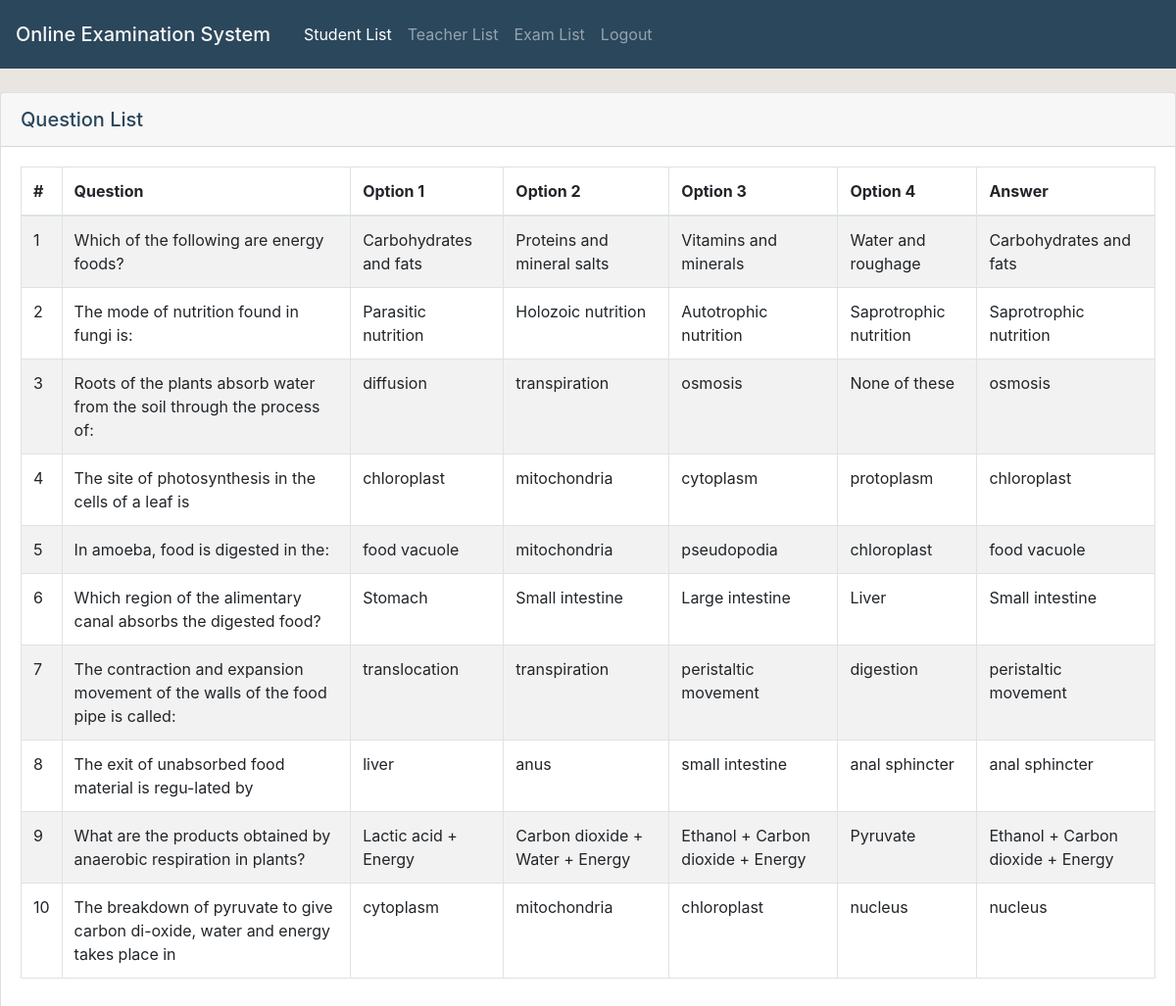
Screenshot of /questionList.php?id=2 (signed in) with the database file from the repository.
### tables this page shows
CREATE TABLE `question` (
  `questionID` int(11) NOT NULL,
  `examID` int(11) NOT NULL,
  `question` varchar(100) NOT NULL,
  `option1` varchar(50) NOT NULL,
  `option2` varchar(50) NOT NULL,
  `option3` varchar(50) NOT NULL,
  `option4` varchar(50) NOT NULL,
  `answer` varchar(50) NOT NULL
);

### questionList.php (the view, shortened to what this page needs)
<?php
    include "header.php";
    include "dbConnection.php";
    include "dataTable.php";
    $id = $_GET["id"];
?>
<br>
<div class="card">
    <div class="card-header" style="font-size: 20px; font-weight: 500;">
        Question List
    </div>
    <div class="card-body">
        <table class="table table-striped table-bordered" style="width: 100%;" id="question_table" cellspacing="0" width="100%">
            <thead>
                <tr>
                <th scope="col">#</th>
                <th scope="col">Question</th>
                <th scope="col">Option 1</th>
                <th scope="col">Option 2</th>
                <th scope="col">Option 3</th>
                <th scope="col">Option 4</th>
                <th scope="col">Answer</th>
                </tr>
            </thead>
            <tbody>
            <?php
                $questionQuery = mysqli_query($conn, "SELECT question, option1, option2,
                                            option3, option4, answer FROM question WHERE examID='$id'");
                $questionRow = mysqli_fetch_row($questionQuery);
                $i = 1;
                do {
                    echo "<tr><td>$i</td>";
                    echo "<td>{$questionRow[0]}</td>";
                    echo "<td>{$questionRow[1]}</td>";
                    echo "<td>{$questionRow[2]}</td>";
                    echo "<td>{$questionRow[3]}</td>";
                    echo "<td>{$questionRow[4]}</td>";
                    echo "<td>{$questionRow[5]}</td>";
                    $questionRow = mysqli_fetch_row($questionQuery);
                    $i++;
                } while ($questionRow);
            ?>
            </tbody>
        </table>
    </div>
</div>

### css/header.css (style rules this page uses)
body { background-color: #E9E6E1 ; color: #2B475C; }

### rows the page displays
question: question "Which of the following are energy foods?", option1 "Carbohydrates and fats", option2 "Proteins and mineral salts", option3 "Vitamins and minerals", option4 "Water and roughage", answer "Carbohydrates and fats"
question: question "The mode of nutrition found in fungi is:", option1 "Parasitic nutrition", option2 "Holozoic nutrition", option3 "Autotrophic nutrition", option4 "Saprotrophic nutrition", answer "Saprotrophic nutrition"
question: question "Roots of the plants absorb water from the soil through the process of:", option1 "diffusion", option2 "transpiration", option3 "osmosis", option4 "None of these", answer "osmosis"
question: question "The site of photosynthesis in the cells of a leaf is", option1 "chloroplast", option2 "mitochondria", option3 "cytoplasm", option4 "protoplasm", answer "chloroplast"
question: question "In amoeba, food is digested in the:", option1 "food vacuole", option2 "mitochondria", option3 "pseudopodia", option4 "chloroplast", answer "food vacuole"
question: question "Which region of the alimentary canal absorbs the digested food?", option1 "Stomach", option2 "Small intestine", option3 "Large intestine", option4 "Liver", answer "Small intestine"
question: question "The contraction and expansion movement of the walls of the food pipe is called:", option1 "translocation", option2 "transpiration", option3 "peristaltic movement", option4 "digestion", answer "peristaltic movement"
question: question "The exit of unabsorbed food material is regu-lated by", option1 "liver", option2 "anus", option3 "small intestine", option4 "anal sphincter", answer "anal sphincter"
question: question "What are the products obtained by anaerobic respiration in plants?", option1 "Lactic acid + Energy", option2 "Carbon dioxide + Water + Energy", option3 "Ethanol + Carbon dioxide + Energy", option4 "Pyruvate", answer "Ethanol + Carbon dioxide + Energy"
question: question "The breakdown of pyruvate to give carbon di-oxide, water and energy takes place in", option1 "cytoplasm", option2 "mitochondria", option3 "chloroplast", option4 "nucleus", answer "nucleus"
